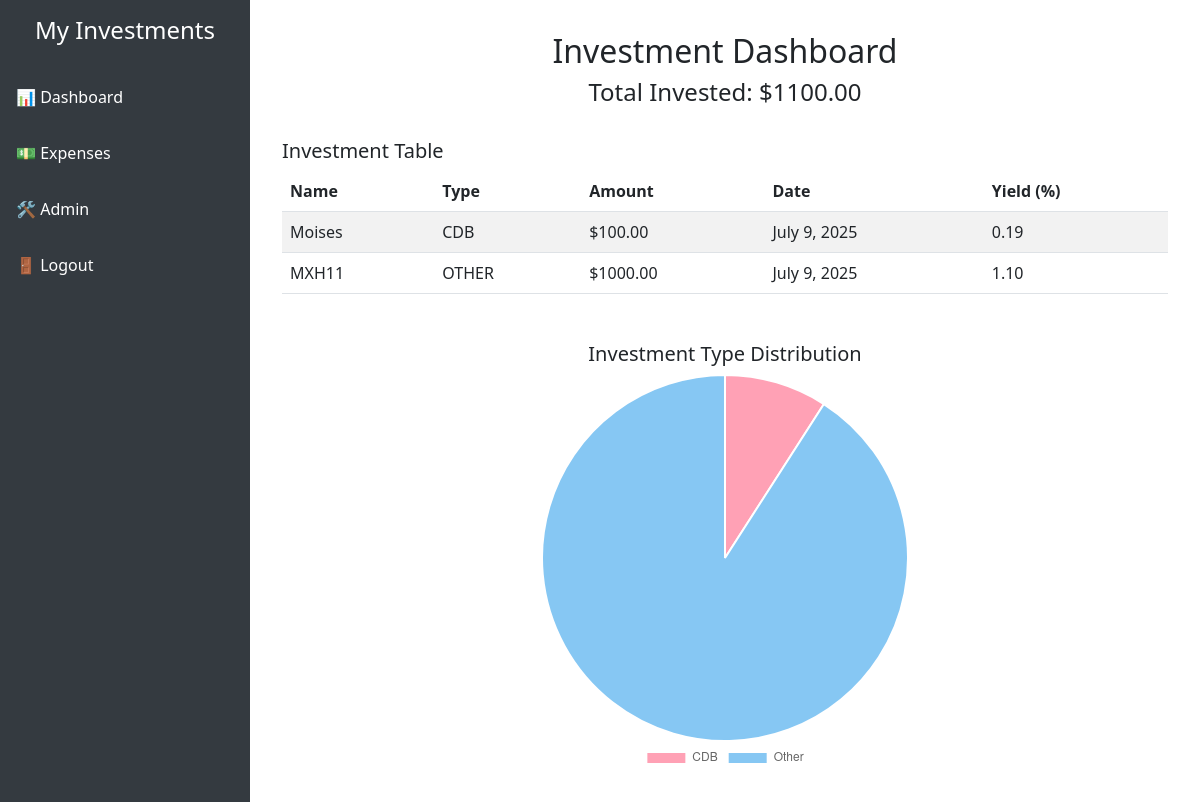
Page / (signed in) on the earlier database version.
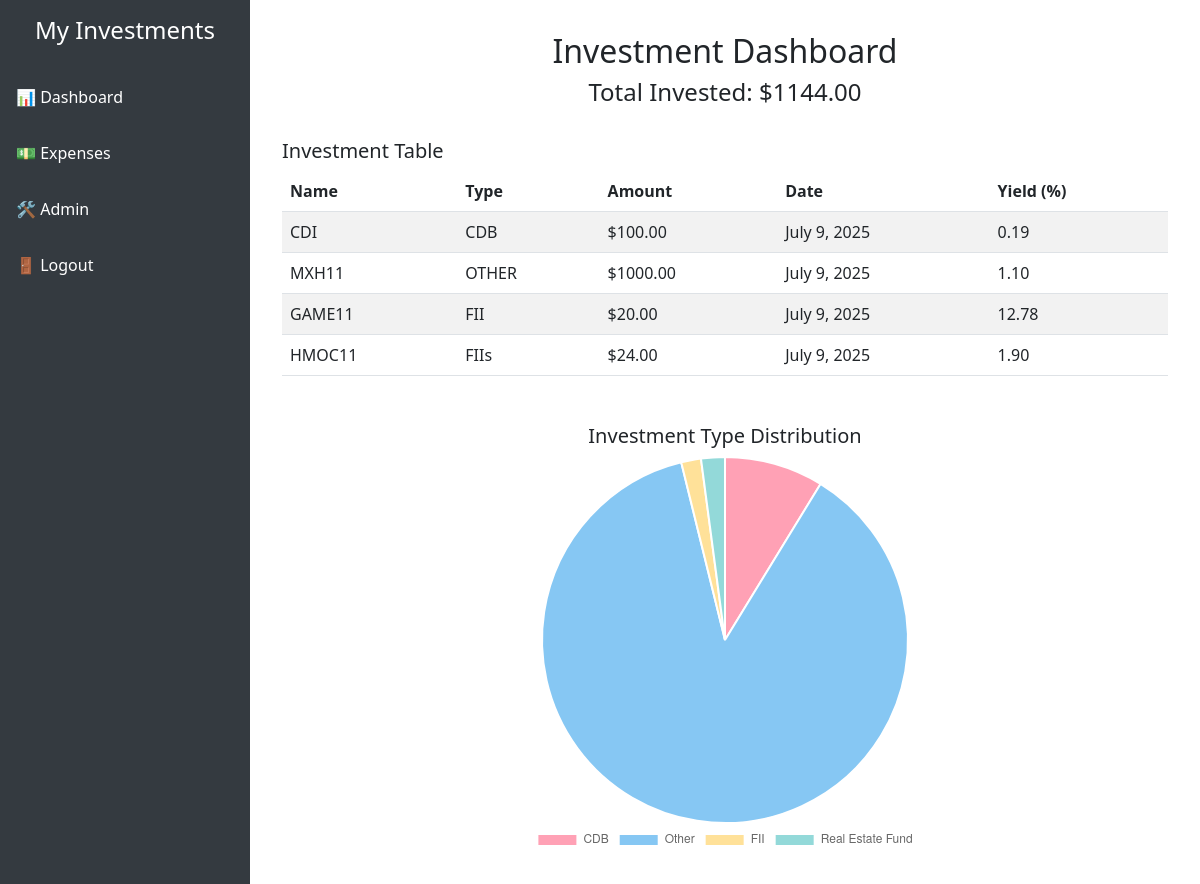
Same page on the later database version.
### investments/models.py (models this page shows, shortened)
class Investment(models.Model):
    TYPE_CHOICES = [
        ('FIIs', 'Real Estate Fund'),
        ('CDB', 'CDB'),
        ('STOCK', 'Stock'),
        ('CRYPTO', 'Cryptocurrency'),
        ('OTHER', 'Other')
    ]
    type = models.CharField(max_length=10, choices=TYPE_CHOICES)
    name = models.CharField(max_length=50)
    amount_invested = models.DecimalField(max_digits=10, decimal_places=2)
    investment_date = models.DateField()
    yield_rate = models.DecimalField(max_digits=5, decimal_places=2, null=True, blank=True)

### investments/views.py (the view)
# urls.py: path('', views.dashboard_view, name='dashboard'),
@login_required
def dashboard_view(request):
    investments = Investment.objects.all()
    total = sum([inv.amount_invested for inv in investments])
    data_by_type = defaultdict(float)
    for inv in investments:
        data_by_type[inv.get_type_display()] += float(inv.amount_invested)
    labels = list(data_by_type.keys())
    values = list(data_by_type.values())
    return render(request, 'dashboard.html', {
        'investments': investments,
        'total': total,
        'labels': labels,
        'values': values,
    })

### investments/templates/dashboard.html (shortened to what this page needs)
<!DOCTYPE html>
<html lang="en">
<head>
  <link href="https://cdn.jsdelivr.net/npm/bootstrap@5.3.0/dist/css/bootstrap.min.css" rel="stylesheet" />
</head>
<body>
  <div class="sidebar">
    <h4 class="text-center py-3">My Investments</h4>
    <a href="{% url 'dashboard' %}">📊 Dashboard</a>
    <a href="/expenses/">💵 Expenses</a>
    <a href="/admin/">🛠 Admin</a>
    <a href="//">🚪 Logout</a>
  </div>
  <div class="main-content">
    <h2>Investment Dashboard</h2>
    <h4>Total Invested: ${{ total }}</h4>
    <div class="mt-4" style="width: 100%;">
      <h5>Investment Table</h5>
      <table class="table table-striped">
        <thead>
          <tr>
            <th>Name</th>
            <th>Type</th>
            <th>Amount</th>
            <th>Date</th>
            <th>Yield (%)</th>
          </tr>
        </thead>
        <tbody>
          {% for inv in investments %}
          <tr>
            <td>{{ inv.name }}</td>
            <td>{{ inv.type }}</td>
            <td>${{ inv.amount_invested }}</td>
            <td>{{ inv.investment_date }}</td>
            <td>{{ inv.yield_rate|default:'-' }}</td>
          </tr>
          {% endfor %}
        </tbody>
      </table>
    </div>
    <div class="chart-container">
      <h5 class="text-center">Investment Type Distribution</h5>
      <canvas id="typeChart"></canvas>
    </div>
  </div>
  <script>
    const ctx = document.getElementById('typeChart').getContext('2d');
    const chart = new Chart(ctx, {
      type: 'pie',
      data: {
        labels: {{ labels|safe }},
        datasets: [{
          data: {{ values|safe }},
          backgroundColor: [
            'rgba(255, 99, 132, 0.6)',
            'rgba(54, 162, 235, 0.6)',
            'rgba(255, 206, 86, 0.6)',
            'rgba(75, 192, 192, 0.6)',
            'rgba(153, 102, 255, 0.6)'
          ],
        }]
      },
      options: {
        responsive: true,
        plugins: {
          legend: { position: 'bottom' }
        }
      }
    });
  </script>
</body>
</html>

### investments/templates/dashboard.html (style rules this page uses)
body { min-height: 100vh; display: flex; }
.sidebar { width: 250px; background-color: #343a40; color: white; flex-shrink: 0; }
.sidebar a { color: white; text-decoration: none; padding: 1rem; display: block; }
.main-content { flex-grow: 1; padding: 2rem; display: flex; flex-direction: column; align-items: center; }
.chart-container { max-width: 400px; width: 100%; margin-top: 2rem; }

Differences in the rows shown:
changed Investment "CDB": name "Moises" → "CDI"
added Investment: name "GAME11", type "FII", amount_invested "20.00", investment_date "July 9, 2025", yield_rate "12.78"
added Investment: name "HMOC11", type "FIIs", amount_invested "24.00", investment_date "July 9, 2025", yield_rate "1.90"
Other differences:
{{ total }}: "1100.00" → "1144.00"
chart data {{ values|safe }}: [100.0, 1000.0] → [100.0, 1000.0, 20.0, 24.0]
